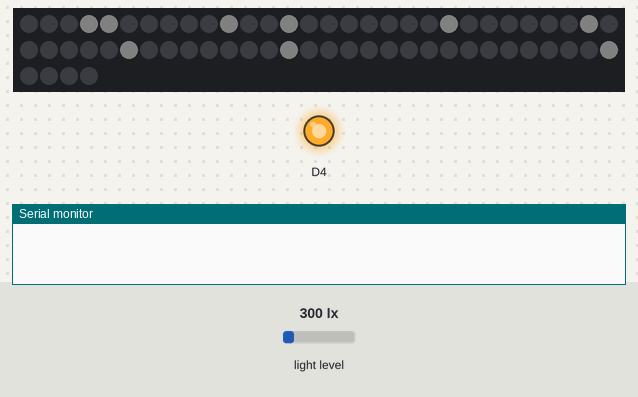
A sketch run on a simulated ESP8266 (Wemos D1 mini). On the bench: 64 RGB LEDs in strip order, left to right, continuing on the next row, output pins drawn as LEDs (lit = HIGH, except the on-board LED, lit = LOW), the last lines printed to the serial monitor. The test bench sets the inputs (shaded band); at power-on: light level 300 lx. Dim RGB values are drawn brighter than linear; WiFi joins after 1.5 s; servers stay silent unless stated; the local clock reads 2024-03-15 10:24:30 at power-on unless the sketch sets it.

Above: at 0.1 s.
At 1.7 s:
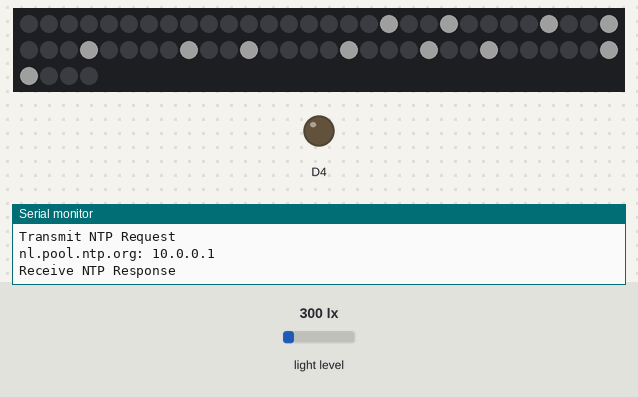
At 2.8 s:
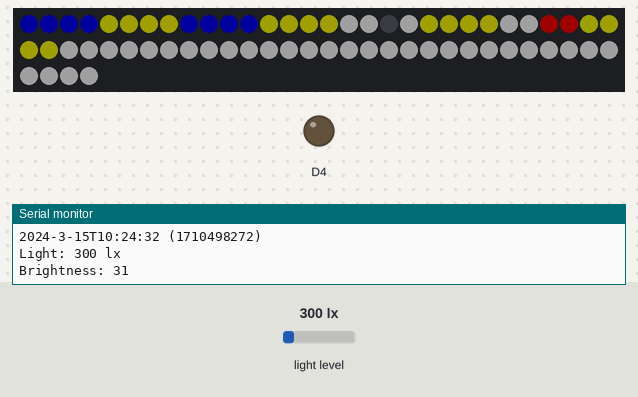
2.9 s: light level set to 40 lx
5.1 s: light level set to 500 lx
7.1 s: light level set to 1000 lx
Timing chart, 0 to 10.1 s (numbered marks = the images above; inputs shaded):
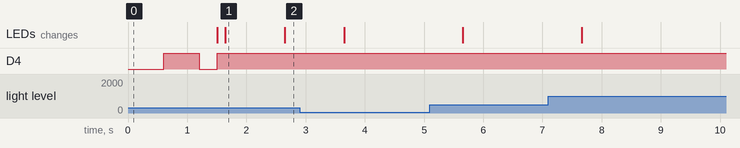

Measured:
- what the display in image 1 shows lasts 1.0 s, from 1.6 s to 2.6 s

The sketch:

bin_clock.ino
```cpp
/*
   Binary clock by Ruud van Vliet ruud@vliet.io
   Wemos D1 mini version
*/

#include <Timezone.h>

#include <SPI.h>
#include <ESP8266WiFi.h>
#include <WiFiUdp.h>
#include <Adafruit_NeoPixel.h>
#include <Wire.h>
#include <BH1750.h>

#include <DNSServer.h>
#include <ESP8266WebServer.h>
#include <WiFiManager.h>

#include <Ticker.h>
Ticker ticker;

//#include "arduino_secrets.h"

// NTP Servers:
static const char ntpServerName[] = "nl.pool.ntp.org";

// Timezone configuration
TimeChangeRule CEST = {"CEST", Last, Sun, Mar, 2, 120};     // Central European Summer Time
TimeChangeRule CET = {"CET ", Last, Sun, Oct, 3, 60};       // Central European Standard Time
Timezone CE(CEST, CET);
TimeChangeRule *tcr;        // pointer to the time change rule, use to get TZ abbrev

BH1750 lightMeter(0x23);

// NeoPixel configuration

#define LED_PIN    D6
#define LED_COUNT 64
Adafruit_NeoPixel strip(LED_COUNT, LED_PIN, NEO_GRB + NEO_KHZ800);
boolean alert = false;
int brightness = 5;

struct int6 {
  int i[6];
};
struct char6 {
  char c[6];
};
struct t {
  int h = 10;
  int m = 0;
};

int lAlert[] = {18};
int l1[] = {19};
int l2[] = {26, 27};
int l4[] = {16, 17, 24, 25};
int l8[] = {0, 1, 2, 3, 8, 9, 10, 11};
int l16[] = {4, 5, 6, 7, 12, 13, 14, 15, 20, 21, 22, 23, 28, 29, 30, 31};
int l32[] = {32, 33, 34, 35, 36, 37, 38, 39, 40, 41, 42, 43, 44, 45, 46, 47, 48, 49, 50, 51, 52, 53, 54, 55, 56, 57, 58, 59, 60, 61, 62, 63};

int smiley[] = { 18, 21, 26, 29, 33, 38, 41, 46, 50, 53, 59, 60}; //12
int frowney[] = {9, 10, 13, 14, 18, 21, 35, 36, 42, 45, 49, 54, 57, 62}; //14
int key[] = {9, 16, 18, 24, 26, 27, 28, 29, 30, 31, 32, 34, 38, 39, 41, 46, 47}; //17
int questionMark[] = {3, 4, 10, 13, 21, 28, 35, 43, 59}; //9


WiFiUDP Udp;
unsigned int localPort = 8888;  // local port to listen for UDP packets

time_t getNtpTime();
void digitalClockDisplay();
void printDigits(int digits);
void sendNTPpacket(IPAddress &address);

void setup()
{
  Serial.begin(9600);

  Wire.begin();

  strip.begin();
  strip.setBrightness(brightness); //  (max = 255)
  setL(questionMark, 9, 'W');
  strip.show();


  //set led pin as output
  pinMode(BUILTIN_LED, OUTPUT);
  // start ticker with 0.5 because we start in AP mode and try to connect
  ticker.attach(0.6, tick);

  //WiFiManager
  //Local intialization. Once its business is done, there is no need to keep it around
  WiFiManager wifiManager;
  //reset settings - for testing
  //wifiManager.resetSettings();

  //set callback that gets called when connecting to previous WiFi fails, and enters Access Point mode
  wifiManager.setAPCallback(configModeCallback);

  //fetches ssid and pass and tries to connect
  //if it does not connect it starts an access point with the specified name
  //here  "AutoConnectAP"
  //and goes into a blocking loop awaiting configuration
  if (!wifiManager.autoConnect("Ruuds binary clock")) {
    Serial.println("failed to connect and hit timeout");
    //reset and try again, or maybe put it to deep sleep
    ESP.reset();
    delay(1000);
  }

  //if you get here you have connected to the WiFi
  strip.clear();
  setL(smiley, 12, 'W');
  strip.show();
  Serial.println("connected...yeey :)");
  ticker.detach();
  //keep LED on
  digitalWrite(BUILTIN_LED, HIGH);


  if (lightMeter.begin(BH1750::CONTINUOUS_HIGH_RES_MODE)) {
    Serial.println(F("BH1750 Advanced begin"));
  }
  else {
    Serial.println(F("Error initialising BH1750"));
  }

  Serial.print("IP number ");
  Serial.println(WiFi.localIP());
  Serial.println("Starting UDP");
  Udp.begin(localPort);
  Serial.print("Local port: ");
  //  Serial.println(Udp.localPort());
  Serial.println("waiting for sync");
  setSyncProvider(getNtpTime);
  setSyncInterval(60);
}

time_t prevDisplay = 0; // when the digital clock was displayed

void loop() {

  uint16_t lux = lightMeter.readLightLevel();

  if (lux > 2000) {
    brightness = 201;
  } else {
    brightness = (lux / 10) + 1;
  }

  strip.setBrightness(brightness); //  (max = 255)
  strip.show();
  //  logLuxBrightness(lux, brightness);

  delay(1000);

  if (timeStatus() != timeNotSet) {
    if ( now() != prevDisplay && (second() == 0 || now() - prevDisplay > 60 )) { //update the display every minute
      prevDisplay = now();
      digitalClockDisplay();
      logLuxBrightness(lux, brightness);
    }
  } else {
    Serial.println("Time not yet set ");
    delay(5000);
    getNtpTime();
  }
}

void tick()
{
  //toggle state
  int state = digitalRead(BUILTIN_LED);  // get the current state of GPIO1 pin
  digitalWrite(BUILTIN_LED, !state);     // set pin to the opposite state
}

//gets called when WiFiManager enters configuration mode
void configModeCallback (WiFiManager *myWiFiManager) {
  Serial.println("Entered config mode");
  Serial.println(WiFi.softAPIP());
  strip.clear();
  setL(key, 17, 'W');
  strip.show();

  //if you used auto generated SSID, print it
  Serial.println(myWiFiManager->getConfigPortalSSID());
  //entered config mode, make led toggle faster
  ticker.attach(0.2, tick);
}


void digitalClockDisplay() {
  displayTime(hour(), minute());
  // digital clock display of the time
  Serial.print(year());
  Serial.print("-");
  Serial.print(month());
  Serial.print("-");
  Serial.print(day());
  Serial.print("T");
  Serial.print(hour());
  printDigits(minute());
  printDigits(second());
  Serial.print(" (");
  Serial.print(now());
  Serial.print(")");
  Serial.println();
}

void printDigits(int digits)
{
  // utility for digital clock display: prints preceding colon and leading 0
  Serial.print(":");
  if (digits < 10)
    Serial.print('0');
  Serial.print(digits);
}

/*-------- NTP code ----------*/

const int NTP_PACKET_SIZE = 48; // NTP time is in the first 48 bytes of message
byte packetBuffer[NTP_PACKET_SIZE]; //buffer to hold incoming & outgoing packets

time_t getNtpTime() {
//  if (WiFi.status() != WL_CONNECTED) {
//    Serial.print("Connection lost, reconnecting to SSID: ");
//    Serial.println(ssid);
//    WiFi.begin(ssid, pass);
//    if (WiFi.status() != WL_CONNECTED) {
//      Serial.println("Still no connection, skipping for now.");
//      setSyncInterval(10);
//      alert = true;
//      setL(lAlert, 1, 'W');
//      strip.show();
//      return 0;
//    } else {
//      Serial.print("Connection regained, connected to SSID: ");
//      Serial.println(ssid);
//      setSyncInterval(60);
//      alert = false;
//      setL(lAlert, 1, 'X');
//      strip.show();
//    }
//  }

  IPAddress ntpServerIP; // NTP server's ip address

  while (Udp.parsePacket() > 0) ; // discard any previously received packets
  Serial.println("Transmit NTP Request");
  // get a random server from the pool
  WiFi.hostByName(ntpServerName, ntpServerIP);
  Serial.print(ntpServerName);
  Serial.print(": ");
  Serial.println(ntpServerIP);
  sendNTPpacket(ntpServerIP);
  uint32_t beginWait = millis();
  while (millis() - beginWait < 2500) {
    int size = Udp.parsePacket();
    if (size >= NTP_PACKET_SIZE) {
      Serial.println("Receive NTP Response");
      Udp.read(packetBuffer, NTP_PACKET_SIZE);  // read packet into the buffer
      unsigned long secsSince1900;
      // convert four bytes starting at location 40 to a long integer
      secsSince1900 =  (unsigned long)packetBuffer[40] << 24;
      secsSince1900 |= (unsigned long)packetBuffer[41] << 16;
      secsSince1900 |= (unsigned long)packetBuffer[42] << 8;
      secsSince1900 |= (unsigned long)packetBuffer[43];
      return CE.toLocal(secsSince1900 - 2208988800UL, &tcr);
    }
  }
  Serial.println("No NTP Response :-(");
  return 0; // return 0 if unable to get the time
}

// send an NTP request to the time server at the given address
void sendNTPpacket(IPAddress &address)
{
  // set all bytes in the buffer to 0
  memset(packetBuffer, 0, NTP_PACKET_SIZE);
  // Initialize values needed to form NTP request
  // (see URL above for details on the packets)
  packetBuffer[0] = 0b11100011;   // LI, Version, Mode
  packetBuffer[1] = 0;     // Stratum, or type of clock
  packetBuffer[2] = 6;     // Polling Interval
  packetBuffer[3] = 0xEC;  // Peer Clock Precision
  // 8 bytes of zero for Root Delay & Root Dispersion
  packetBuffer[12] = 49;
  packetBuffer[13] = 0x4E;
  packetBuffer[14] = 49;
  packetBuffer[15] = 52;
  // all NTP fields have been given values, now
  // you can send a packet requesting a timestamp:
  Udp.beginPacket(address, 123); //NTP requests are to port 123
  Udp.write(packetBuffer, NTP_PACKET_SIZE);
  Udp.endPacket();
}

// dsiplaying binary time to the 8x8 ledpanel
void displayTime(int h, int m) {
  int6 hours = bin(h);
  int6 minutes = bin(m);
  char6 color2display;
  for (unsigned i = 0; i < 6; i++) {
    color2display.c[i] = 'W';
    if (hours.i[i])  color2display.c[i] = 'R';
    if (minutes.i[i])  color2display.c[i] = 'Y';
    if (hours.i[i] && minutes.i[i])  color2display.c[i] = 'B';
  }

  if (alert) {
    setL(lAlert, 1, 'W');
  } else {
    setL(lAlert, 1, 'X');
  }
  setL(l1, 1, color2display.c[5]);
  setL(l2, 2, color2display.c[4]);
  setL(l4, 4, color2display.c[3]);
  setL(l8, 8, color2display.c[2]);
  setL(l16, 16, color2display.c[1]);
  setL(l32, 32, color2display.c[0]);
  strip.show();
}

void setL(int ls[], int len, char colour) {
  for (unsigned int i = 0; i < len; i++) {
    switch (colour) {
      case 'W': strip.setPixelColor(ls[i], strip.Color(255, 255, 255));
        break;
      case 'R': strip.setPixelColor(ls[i], strip.Color(255,   0,   0));
        break;
      case 'B': strip.setPixelColor(ls[i], strip.Color(0,   0,   255));
        break;
      case 'M': strip.setPixelColor(ls[i], strip.Color(255,   0,   255));
        break;
      case 'G': strip.setPixelColor(ls[i], strip.Color(0,   255,   0));
        break;
      case 'Y': strip.setPixelColor(ls[i], strip.Color(255,   255,   0));
        break;
      default: strip.setPixelColor(ls[i], strip.Color(0,   0,   0));
        break;
    }
  };
};

int6 bin(unsigned n) {
  int6 a;
  unsigned i;
  unsigned j = 0;
  for (i = 1 << 5; i > 0; i = i / 2) {
    (n & i) ? a.i[j] = 1 : a.i[j] = 0;
    j++;
  };
  return a;
}

void printDateTime(time_t t, const char *tz)
{
  char buf[32];
  char m[4];    // temporary storage for month string (DateStrings.cpp uses shared buffer)
  strcpy(m, monthShortStr(month(t)));
  sprintf(buf, "%.2d:%.2d:%.2d %s %.2d %s %d %s",
          hour(t), minute(t), second(t), dayShortStr(weekday(t)), day(t), m, year(t), tz);
  Serial.println(buf);
}

void logLuxBrightness(uint16_t lux, int brightness) {
  Serial.print("Light: ");
  Serial.print(lux);
  Serial.println(" lx");

  Serial.print("Brightness: ");
  Serial.println(brightness);

}
```
